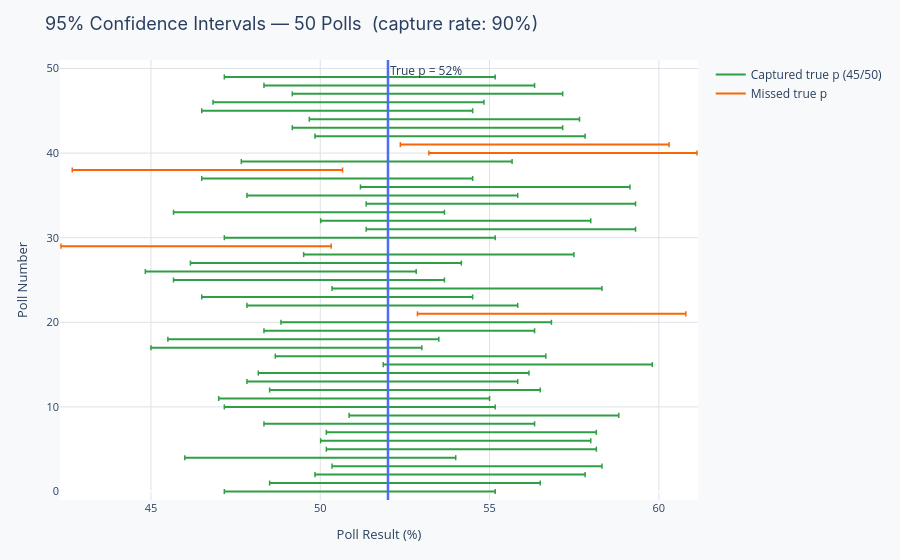

The notebook cell this image was saved under:
### Markdown cell above
---
## Real-world example: Margin of error in political polling

Every election poll includes a margin of error, that is a confidence interval. A poll reporting "52% ± 3 points at 95% confidence" is saying the true support lies between 49% and 55%, with 95% confidence.

The chart simulates 50 polls of n = 600 voters from a population where true support is 52%. Each horizontal line is one poll's 95% CI. Notice:

- **Notice:** Most intervals contain the true value (52%), but a few miss, roughly 1 in 20, consistent with 95% confidence
- **Notice:** The intervals vary in center (the poll result) and some are entirely above or below the true value, those polls got unlucky
- **Notice:** All intervals have the same width, because n and the confidence level are fixed for every poll

> **Discussion question:** A campaign sees a poll with CI [49.5%, 54.5%] and concludes they are winning. A rival poll shows [47%, 53%]. Are both polls consistent with the same underlying truth? What would you tell the campaign?

### Code cell
np.random.seed(101)

# ── Confidence interval simulation for election polling ───────────────────────
true_p  = 0.52
n_poll  = 600
n_polls = 50
z_star  = 1.96   # 95% CI

polls = np.random.binomial(n_poll, true_p, n_polls) / n_poll
se    = np.sqrt(polls * (1 - polls) / n_poll)
lower = polls - z_star * se
upper = polls + z_star * se
captured = (lower <= true_p) & (upper >= true_p)
capture_rate = captured.mean()

colors = [PALETTE["accent"] if c else PALETTE["secondary"] for c in captured]

fig = go.Figure()
for i, (lo, hi, col) in enumerate(zip(lower, upper, colors)):
    fig.add_shape(type="line", x0=lo*100, x1=hi*100, y0=i, y1=i,
                  line=dict(color=col, width=2))
    fig.add_shape(type="line", x0=lo*100, x1=lo*100, y0=i-0.3, y1=i+0.3,
                  line=dict(color=col, width=1.5))
    fig.add_shape(type="line", x0=hi*100, x1=hi*100, y0=i-0.3, y1=i+0.3,
                  line=dict(color=col, width=1.5))

fig.add_vline(x=true_p*100, line_color=PALETTE["primary"], line_width=2.5,
              annotation_text=f"True p = {true_p*100:.0f}%")
fig.add_trace(go.Scatter(x=[None], y=[None], mode="lines",
    line=dict(color=PALETTE["accent"]), name=f"Captured true p ({captured.sum()}/{n_polls})"))
fig.add_trace(go.Scatter(x=[None], y=[None], mode="lines",
    line=dict(color=PALETTE["secondary"]), name="Missed true p"))

layout = base_layout(
    title=f"95% Confidence Intervals — {n_polls} Polls  (capture rate: {capture_rate:.0%})",
    xaxis_title="Poll Result (%)",
    yaxis_title="Poll Number",
)
layout.update(yaxis=dict(range=[-1, n_polls + 1]))
fig.update_layout(layout)
fig.show()

### Figure 1 — Plotly figure (JSON) as saved in the notebook; plotly's stock layout.template omitted (floating-point values rounded to 4 significant figures)
{"data": [{"line": {"color": "#2F9E44"}, "mode": "lines", "name": "Captured true p (45/50)", "type": "scatter", "x": [null], "y": [null]}, {"line": {"color": "#F76707"}, "mode": "lines", "name": "Missed true p", "type": "scatter", "x": [null], "y": [null]}], "layout": {"annotations": [{"showarrow": false, "text": "True p = 52%", "x": 52, "xanchor": "left", "xref": "x", "y": 1, "yanchor": "top", "yref": "y domain"}], "legend": {"font": {"size": 12}}, "margin": {"b": 60, "l": 60, "r": 30, "t": 60}, "paper_bgcolor": "#F8F9FA", "plot_bgcolor": "#FFFFFF", "shapes": [{"line": {"color": "#2F9E44", "width": 2}, "type": "line", "x0": 47.17, "x1": 55.17, "y0": 0, "y1": 0}, {"line": {"color": "#2F9E44", "width": 1.5}, "type": "line", "x0": 47.17, "x1": 47.17, "y0": -0.3, "y1": 0.3}, {"line": {"color": "#2F9E44", "width": 1.5}, "type": "line", "x0": 55.17, "x1": 55.17, "y0": -0.3, "y1": 0.3}, {"line": {"color": "#2F9E44", "width": 2}, "type": "line", "x0": 48.5, "x1": 56.5, "y0": 1, "y1": 1}, {"line": {"color": "#2F9E44", "width": 1.5}, "type": "line", "x0": 48.5, "x1": 48.5, "y0": 0.7, "y1": 1.3}, {"line": {"color": "#2F9E44", "width": 1.5}, "type": "line", "x0": 56.5, "x1": 56.5, "y0": 0.7, "y1": 1.3}, {"line": {"color": "#2F9E44", "width": 2}, "type": "line", "x0": 49.84, "x1": 57.82, "y0": 2, "y1": 2}, {"line": {"color": "#2F9E44", "width": 1.5}, "type": "line", "x0": 49.84, "x1": 49.84, "y0": 1.7, "y1": 2.3}, {"line": {"color": "#2F9E44", "width": 1.5}, "type": "line", "x0": 57.82, "x1": 57.82, "y0": 1.7, "y1": 2.3}, {"line": {"color": "#2F9E44", "width": 2}, "type": "line", "x0": 50.35, "x1": 58.32, "y0": 3, "y1": 3}, {"line": {"color": "#2F9E44", "width": 1.5}, "type": "line", "x0": 50.35, "x1": 50.35, "y0": 2.7, "y1": 3.3}, {"line": {"color": "#2F9E44", "width": 1.5}, "type": "line", "x0": 58.32, "x1": 58.32, "y0": 2.7, "y1": 3.3}, {"line": {"color": "#2F9E44", "width": 2}, "type": "line", "x0": 46.0, "x1": 54.0, "y0": 4, "y1": 4}, {"line": {"color": "#2F9E44", "width": 1.5}, "type": "line", "x0": 46.0, "x1": 46.0, "y0": 3.7, "y1": 4.3}, {"line": {"color": "#2F9E44", "width": 1.5}, "type": "line", "x0": 54.0, "x1": 54.0, "y0": 3.7, "y1": 4.3}, {"line": {"color": "#2F9E44", "width": 2}, "type": "line", "x0": 50.18, "x1": 58.15, "y0": 5, "y1": 5}, {"line": {"color": "#2F9E44", "width": 1.5}, "type": "line", "x0": 50.18, "x1": 50.18, "y0": 4.7, "y1": 5.3}, {"line": {"color": "#2F9E44", "width": 1.5}, "type": "line", "x0": 58.15, "x1": 58.15, "y0": 4.7, "y1": 5.3}, {"line": {"color": "#2F9E44", "width": 2}, "type": "line", "x0": 50.01, "x1": 57.99, "y0": 6, "y1": 6}, {"line": {"color": "#2F9E44", "width": 1.5}, "type": "line", "x0": 50.01, "x1": 50.01, "y0": 5.7, "y1": 6.3}, {"line": {"color": "#2F9E44", "width": 1.5}, "type": "line", "x0": 57.99, "x1": 57.99, "y0": 5.7, "y1": 6.3}, {"line": {"color": "#2F9E44", "width": 2}, "type": "line", "x0": 50.18, "x1": 58.15, "y0": 7, "y1": 7}, {"line": {"color": "#2F9E44", "width": 1.5}, "type": "line", "x0": 50.18, "x1": 50.18, "y0": 6.7, "y1": 7.3}, {"line": {"color": "#2F9E44", "width": 1.5}, "type": "line", "x0": 58.15, "x1": 58.15, "y0": 6.7, "y1": 7.3}, {"line": {"color": "#2F9E44", "width": 2}, "type": "line", "x0": 48.34, "x1": 56.33, "y0": 8, "y1": 8}, {"line": {"color": "#2F9E44", "width": 1.5}, "type": "line", "x0": 48.34, "x1": 48.34, "y0": 7.7, "y1": 8.3}, {"line": {"color": "#2F9E44", "width": 1.5}, "type": "line", "x0": 56.33, "x1": 56.33, "y0": 7.7, "y1": 8.3}, {"line": {"color": "#2F9E44", "width": 2}, "type": "line", "x0": 50.85, "x1": 58.82, "y0": 9, "y1": 9}, {"line": {"color": "#2F9E44", "width": 1.5}, "type": "line", "x0": 50.85, "x1": 50.85, "y0": 8.7, "y1": 9.3}, {"line": {"color": "#2F9E44", "width": 1.5}, "type": "line", "x0": 58.82, "x1": 58.82, "y0": 8.7, "y1": 9.3}, {"line": {"color": "#2F9E44", "width": 2}, "type": "line", "x0": 47.17, "x1": 55.17, "y0": 10, "y1": 10}, {"line": {"color": "#2F9E44", "width": 1.5}, "type": "line", "x0": 47.17, "x1": 47.17, "y0": 9.7, "y1": 10.3}, {"line": {"color": "#2F9E44", "width": 1.5}, "type": "line", "x0": 55.17, "x1": 55.17, "y0": 9.7, "y1": 10.3}, {"line": {"color": "#2F9E44", "width": 2}, "type": "line", "x0": 47.0, "x1": 55.0, "y0": 11, "y1": 11}, {"line": {"color": "#2F9E44", "width": 1.5}, "type": "line", "x0": 47.0, "x1": 47.0, "y0": 10.7, "y1": 11.3}, {"line": {"color": "#2F9E44", "width": 1.5}, "type": "line", "x0": 55.0, "x1": 55.0, "y0": 10.7, "y1": 11.3}, {"line": {"color": "#2F9E44", "width": 2}, "type": "line", "x0": 48.5, "x1": 56.5, "y0": 12, "y1": 12}, {"line": {"color": "#2F9E44", "width": 1.5}, "type": "line", "x0": 48.5, "x1": 48.5, "y0": 11.7, "y1": 12.3}, {"line": {"color": "#2F9E44", "width": 1.5}, "type": "line", "x0": 56.5, "x1": 56.5, "y0": 11.7, "y1": 12.3}, {"line": {"color": "#2F9E44", "width": 2}, "type": "line", "x0": 47.84, "x1": 55.83, "y0": 13, "y1": 13}, {"line": {"color": "#2F9E44", "width": 1.5}, "type": "line", "x0": 47.84, "x1": 47.84, "y0": 12.7, "y1": 13.3}, {"line": {"color": "#2F9E44", "width": 1.5}, "type": "line", "x0": 55.83, "x1": 55.83, "y0": 12.7, "y1": 13.3}, {"line": {"color": "#2F9E44", "width": 2}, "type": "line", "x0": 48.17, "x1": 56.16, "y0": 14, "y1": 14}, {"line": {"color": "#2F9E44", "width": 1.5}, "type": "line", "x0": 48.17, "x1": 48.17, "y0": 13.7, "y1": 14.3}, {"line": {"color": "#2F9E44", "width": 1.5}, "type": "line", "x0": 56.16, "x1": 56.16, "y0": 13.7, "y1": 14.3}, {"line": {"color": "#2F9E44", "width": 2}, "type": "line", "x0": 51.86, "x1": 59.81, "y0": 15, "y1": 15}, {"line": {"color": "#2F9E44", "width": 1.5}, "type": "line", "x0": 51.86, "x1": 51.86, "y0": 14.7, "y1": 15.3}, {"line": {"color": "#2F9E44", "width": 1.5}, "type": "line", "x0": 59.81, "x1": 59.81, "y0": 14.7, "y1": 15.3}, {"line": {"color": "#2F9E44", "width": 2}, "type": "line", "x0": 48.67, "x1": 56.66, "y0": 16, "y1": 16}, {"line": {"color": "#2F9E44", "width": 1.5}, "type": "line", "x0": 48.67, "x1": 48.67, "y0": 15.7, "y1": 16.3}, {"line": {"color": "#2F9E44", "width": 1.5}, "type": "line", "x0": 56.66, "x1": 56.66, "y0": 15.7, "y1": 16.3}, {"line": {"color": "#2F9E44", "width": 2}, "type": "line", "x0": 45.0, "x1": 53.0, "y0": 17, "y1": 17}, {"line": {"color": "#2F9E44", "width": 1.5}, "type": "line", "x0": 45.0, "x1": 45.0, "y0": 16.7, "y1": 17.3}, {"line": {"color": "#2F9E44", "width": 1.5}, "type": "line", "x0": 53.0, "x1": 53.0, "y0": 16.7, "y1": 17.3}, {"line": {"color": "#2F9E44", "width": 2}, "type": "line", "x0": 45.5, "x1": 53.5, "y0": 18, "y1": 18}, {"line": {"color": "#2F9E44", "width": 1.5}, "type": "line", "x0": 45.5, "x1": 45.5, "y0": 17.7, "y1": 18.3}, {"line": {"color": "#2F9E44", "width": 1.5}, "type": "line", "x0": 53.5, "x1": 53.5, "y0": 17.7, "y1": 18.3}, {"line": {"color": "#2F9E44", "width": 2}, "type": "line", "x0": 48.34, "x1": 56.33, "y0": 19, "y1": 19}, {"line": {"color": "#2F9E44", "width": 1.5}, "type": "line", "x0": 48.34, "x1": 48.34, "y0": 18.7, "y1": 19.3}, {"line": {"color": "#2F9E44", "width": 1.5}, "type": "line", "x0": 56.33, "x1": 56.33, "y0": 18.7, "y1": 19.3}, {"line": {"color": "#2F9E44", "width": 2}, "type": "line", "x0": 48.84, "x1": 56.83, "y0": 20, "y1": 20}, {"line": {"color": "#2F9E44", "width": 1.5}, "type": "line", "x0": 48.84, "x1": 48.84, "y0": 19.7, "y1": 20.3}, {"line": {"color": "#2F9E44", "width": 1.5}, "type": "line", "x0": 56.83, "x1": 56.83, "y0": 19.7, "y1": 20.3}, {"line": {"color": "#F76707", "width": 2}, "type": "line", "x0": 52.87, "x1": 60.8, "y0": 21, "y1": 21}, {"line": {"color": "#F76707", "width": 1.5}, "type": "line", "x0": 52.87, "x1": 52.87, "y0": 20.7, "y1": 21.3}, {"line": {"color": "#F76707", "width": 1.5}, "type": "line", "x0": 60.8, "x1": 60.8, "y0": 20.7, "y1": 21.3}, {"line": {"color": "#2F9E44", "width": 2}, "type": "line", "x0": 47.84, "x1": 55.83, "y0": 22, "y1": 22}, {"line": {"color": "#2F9E44", "width": 1.5}, "type": "line", "x0": 47.84, "x1": 47.84, "y0": 21.7, "y1": 22.3}, {"line": {"color": "#2F9E44", "width": 1.5}, "type": "line", "x0": 55.83, "x1": 55.83, "y0": 21.7, "y1": 22.3}, {"line": {"color": "#2F9E44", "width": 2}, "type": "line", "x0": 46.5, "x1": 54.5, "y0": 23, "y1": 23}, {"line": {"color": "#2F9E44", "width": 1.5}, "type": "line", "x0": 46.5, "x1": 46.5, "y0": 22.7, "y1": 23.3}, {"line": {"color": "#2F9E44", "width": 1.5}, "type": "line", "x0": 54.5, "x1": 54.5, "y0": 22.7, "y1": 23.3}, {"line": {"color": "#2F9E44", "width": 2}, "type": "line", "x0": 50.35, "x1": 58.32, "y0": 24, "y1": 24}, {"line": {"color": "#2F9E44", "width": 1.5}, "type": "line", "x0": 50.35, "x1": 50.35, "y0": 23.7, "y1": 24.3}, {"line": {"color": "#2F9E44", "width": 1.5}, "type": "line", "x0": 58.32, "x1": 58.32, "y0": 23.7, "y1": 24.3}, {"line": {"color": "#2F9E44", "width": 2}, "type": "line", "x0": 45.67, "x1": 53.67, "y0": 25, "y1": 25}, {"line": {"color": "#2F9E44", "width": 1.5}, "type": "line", "x0": 45.67, "x1": 45.67, "y0": 24.7, "y1": 25.3}, {"line": {"color": "#2F9E44", "width": 1.5}, "type": "line", "x0": 53.67, "x1": 53.67, "y0": 24.7, "y1": 25.3}, {"line": {"color": "#2F9E44", "width": 2}, "type": "line", "x0": 44.83, "x1": 52.83, "y0": 26, "y1": 26}, {"line": {"color": "#2F9E44", "width": 1.5}, "type": "line", "x0": 44.83, "x1": 44.83, "y0": 25.7, "y1": 26.3}, {"line": {"color": "#2F9E44", "width": 1.5}, "type": "line", "x0": 52.83, "x1": 52.83, "y0": 25.7, "y1": 26.3}, {"line": {"color": "#2F9E44", "width": 2}, "type": "line", "x0": 46.17, "x1": 54.17, "y0": 27, "y1": 27}, {"line": {"color": "#2F9E44", "width": 1.5}, "type": "line", "x0": 46.17, "x1": 46.17, "y0": 26.7, "y1": 27.3}, {"line": {"color": "#2F9E44", "width": 1.5}, "type": "line", "x0": 54.17, "x1": 54.17, "y0": 26.7, "y1": 27.3}, {"line": {"color": "#2F9E44", "width": 2}, "type": "line", "x0": 49.51, "x1": 57.49, "y0": 28, "y1": 28}, {"line": {"color": "#2F9E44", "width": 1.5}, "type": "line", "x0": 49.51, "x1": 49.51, "y0": 27.7, "y1": 28.3}, {"line": {"color": "#2F9E44", "width": 1.5}, "type": "line", "x0": 57.49, "x1": 57.49, "y0": 27.7, "y1": 28.3}, {"line": {"color": "#F76707", "width": 2}, "type": "line", "x0": 42.34, "x1": 50.32, "y0": 29, "y1": 29}, {"line": {"color": "#F76707", "width": 1.5}, "type": "line", "x0": 42.34, "x1": 42.34, "y0": 28.7, "y1": 29.3}, {"line": {"color": "#F76707", "width": 1.5}, "type": "line", "x0": 50.32, "x1": 50.32, "y0": 28.7, "y1": 29.3}, {"line": {"color": "#2F9E44", "width": 2}, "type": "line", "x0": 47.17, "x1": 55.17, "y0": 30, "y1": 30}, {"line": {"color": "#2F9E44", "width": 1.5}, "type": "line", "x0": 47.17, "x1": 47.17, "y0": 29.7, "y1": 30.3}, {"line": {"color": "#2F9E44", "width": 1.5}, "type": "line", "x0": 55.17, "x1": 55.17, "y0": 29.7, "y1": 30.3}, {"line": {"color": "#2F9E44", "width": 2}, "type": "line", "x0": 51.36, "x1": 59.31, "y0": 31, "y1": 31}, {"line": {"color": "#2F9E44", "width": 1.5}, "type": "line", "x0": 51.36, "x1": 51.36, "y0": 30.7, "y1": 31.3}, {"line": {"color": "#2F9E44", "width": 1.5}, "type": "line", "x0": 59.31, "x1": 59.31, "y0": 30.7, "y1": 31.3}, {"line": {"color": "#2F9E44", "width": 2}, "type": "line", "x0": 50.01, "x1": 57.99, "y0": 32, "y1": 32}, {"line": {"color": "#2F9E44", "width": 1.5}, "type": "line", "x0": 50.01, "x1": 50.01, "y0": 31.7, "y1": 32.3}, {"line": {"color": "#2F9E44", "width": 1.5}, "type": "line", "x0": 57.99, "x1": 57.99, "y0": 31.7, "y1": 32.3}, {"line": {"color": "#2F9E44", "width": 2}, "type": "line", "x0": 45.67, "x1": 53.67, "y0": 33, "y1": 33}, {"line": {"color": "#2F9E44", "width": 1.5}, "type": "line", "x0": 45.67, "x1": 45.67, "y0": 32.7, "y1": 33.3}, {"line": {"color": "#2F9E44", "width": 1.5}, "type": "line", "x0": 53.67, "x1": 53.67, "y0": 32.7, "y1": 33.3}, {"line": {"color": "#2F9E44", "width": 2}, "type": "line", "x0": 51.36, "x1": 59.31, "y0": 34, "y1": 34}, {"line": {"color": "#2F9E44", "width": 1.5}, "type": "line", "x0": 51.36, "x1": 51.36, "y0": 33.7, "y1": 34.3}, {"line": {"color": "#2F9E44", "width": 1.5}, "type": "line", "x0": 59.31, "x1": 59.31, "y0": 33.7, "y1": 34.3}, {"line": {"color": "#2F9E44", "width": 2}, "type": "line", "x0": 47.84, "x1": 55.83, "y0": 35, "y1": 35}, {"line": {"color": "#2F9E44", "width": 1.5}, "type": "line", "x0": 47.84, "x1": 47.84, "y0": 34.7, "y1": 35.3}, {"line": {"color": "#2F9E44", "width": 1.5}, "type": "line", "x0": 55.83, "x1": 55.83, "y0": 34.7, "y1": 35.3}, {"line": {"color": "#2F9E44", "width": 2}, "type": "line", "x0": 51.19, "x1": 59.15, "y0": 36, "y1": 36}, {"line": {"color": "#2F9E44", "width": 1.5}, "type": "line", "x0": 51.19, "x1": 51.19, "y0": 35.7, "y1": 36.3}, {"line": {"color": "#2F9E44", "width": 1.5}, "type": "line", "x0": 59.15, "x1": 59.15, "y0": 35.7, "y1": 36.3}, {"line": {"color": "#2F9E44", "width": 2}, "type": "line", "x0": 46.5, "x1": 54.5, "y0": 37, "y1": 37}, {"line": {"color": "#2F9E44", "width": 1.5}, "type": "line", "x0": 46.5, "x1": 46.5, "y0": 36.7, "y1": 37.3}, {"line": {"color": "#2F9E44", "width": 1.5}, "type": "line", "x0": 54.5, "x1": 54.5, "y0": 36.7, "y1": 37.3}, {"line": {"color": "#F76707", "width": 2}, "type": "line", "x0": 42.67, "x1": 50.66, "y0": 38, "y1": 38}, {"line": {"color": "#F76707", "width": 1.5}, "type": "line", "x0": 42.67, "x1": 42.67, "y0": 37.7, "y1": 38.3}, {"line": {"color": "#F76707", "width": 1.5}, "type": "line", "x0": 50.66, "x1": 50.66, "y0": 37.7, "y1": 38.3}, {"line": {"color": "#2F9E44", "width": 2}, "type": "line", "x0": 47.67, "x1": 55.67, "y0": 39, "y1": 39}, {"line": {"color": "#2F9E44", "width": 1.5}, "type": "line", "x0": 47.67, "x1": 47.67, "y0": 38.7, "y1": 39.3}, {"line": {"color": "#2F9E44", "width": 1.5}, "type": "line", "x0": 55.67, "x1": 55.67, "y0": 38.7, "y1": 39.3}, {"line": {"color": "#F76707", "width": 2}, "type": "line", "x0": 53.21, "x1": 61.13, "y0": 40, "y1": 40}, {"line": {"color": "#F76707", "width": 1.5}, "type": "line", "x0": 53.21, "x1": 53.21, "y0": 39.7, "y1": 40.3}, {"line": {"color": "#F76707", "width": 1.5}, "type": "line", "x0": 61.13, "x1": 61.13, "y0": 39.7, "y1": 40.3}, {"line": {"color": "#F76707", "width": 2}, "type": "line", "x0": 52.36, "x1": 60.3, "y0": 41, "y1": 41}, {"line": {"color": "#F76707", "width": 1.5}, "type": "line", "x0": 52.36, "x1": 52.36, "y0": 40.7, "y1": 41.3}, {"line": {"color": "#F76707", "width": 1.5}, "type": "line", "x0": 60.3, "x1": 60.3, "y0": 40.7, "y1": 41.3}, {"line": {"color": "#2F9E44", "width": 2}, "type": "line", "x0": 49.84, "x1": 57.82, "y0": 42, "y1": 42}, {"line": {"color": "#2F9E44", "width": 1.5}, "type": "line", "x0": 49.84, "x1": 49.84, "y0": 41.7, "y1": 42.3}, {"line": {"color": "#2F9E44", "width": 1.5}, "type": "line", "x0": 57.82, "x1": 57.82, "y0": 41.7, "y1": 42.3}, {"line": {"color": "#2F9E44", "width": 2}, "type": "line", "x0": 49.17, "x1": 57.16, "y0": 43, "y1": 43}, {"line": {"color": "#2F9E44", "width": 1.5}, "type": "line", "x0": 49.17, "x1": 49.17, "y0": 42.7, "y1": 43.3}, {"line": {"color": "#2F9E44", "width": 1.5}, "type": "line", "x0": 57.16, "x1": 57.16, "y0": 42.7, "y1": 43.3}, {"line": {"color": "#2F9E44", "width": 2}, "type": "line", "x0": 49.68, "x1": 57.66, "y0": 44, "y1": 44}, {"line": {"color": "#2F9E44", "width": 1.5}, "type": "line", "x0": 49.68, "x1": 49.68, "y0": 43.7, "y1": 44.3}, {"line": {"color": "#2F9E44", "width": 1.5}, "type": "line", "x0": 57.66, "x1": 57.66, "y0": 43.7, "y1": 44.3}, {"line": {"color": "#2F9E44", "width": 2}, "type": "line", "x0": 46.5, "x1": 54.5, "y0": 45, "y1": 45}, {"line": {"color": "#2F9E44", "width": 1.5}, "type": "line", "x0": 46.5, "x1": 46.5, "y0": 44.7, "y1": 45.3}, {"line": {"color": "#2F9E44", "width": 1.5}, "type": "line", "x0": 54.5, "x1": 54.5, "y0": 44.7, "y1": 45.3}, {"line": {"color": "#2F9E44", "width": 2}, "type": "line", "x0": 46.83, "x1": 54.83, "y0": 46, "y1": 46}, {"line": {"color": "#2F9E44", "width": 1.5}, "type": "line", "x0": 46.83, "x1": 46.83, "y0": 45.7, "y1": 46.3}, {"line": {"color": "#2F9E44", "width": 1.5}, "type": "line", "x0": 54.83, "x1": 54.83, "y0": 45.7, "y1": 46.3}, {"line": {"color": "#2F9E44", "width": 2}, "type": "line", "x0": 49.17, "x1": 57.16, "y0": 47, "y1": 47}, {"line": {"color": "#2F9E44", "width": 1.5}, "type": "line", "x0": 49.17, "x1": 49.17, "y0": 46.7, "y1": 47.3}, {"line": {"color": "#2F9E44", "width": 1.5}, "type": "line", "x0": 57.16, "x1": 57.16, "y0": 46.7, "y1": 47.3}, {"line": {"color": "#2F9E44", "width": 2}, "type": "line", "x0": 48.34, "x1": 56.33, "y0": 48, "y1": 48}, {"line": {"color": "#2F9E44", "width": 1.5}, "type": "line", "x0": 48.34, "x1": 48.34, "y0": 47.7, "y1": 48.3}, {"line": {"color": "#2F9E44", "width": 1.5}, "type": "line", "x0": 56.33, "x1": 56.33, "y0": 47.7, "y1": 48.3}, {"line": {"color": "#2F9E44", "width": 2}, "type": "line", "x0": 47.17, "x1": 55.17, "y0": 49, "y1": 49}, {"line": {"color": "#2F9E44", "width": 1.5}, "type": "line", "x0": 47.17, "x1": 47.17, "y0": 48.7, "y1": 49.3}, {"line": {"color": "#2F9E44", "width": 1.5}, "type": "line", "x0": 55.17, "x1": 55.17, "y0": 48.7, "y1": 49.3}, {"line": {"color": "#4C6EF5", "width": 2.5}, "type": "line", "x0": 52, "x1": 52, "xref": "x", "y0": 0, "y1": 1, "yref": "y domain"}], "title": {"font": {"family": "Inter, Arial, sans-serif", "size": 18}, "text": "95% Confidence Intervals — 50 Polls  (capture rate: 90%)"}, "xaxis": {"gridcolor": "#DEE2E6", "tickfont": {"size": 11}, "title": {"font": {"size": 13}, "text": "Poll Result (%)"}}, "yaxis": {"gridcolor": "#DEE2E6", "range": [-1, 51], "tickfont": {"size": 11}, "title": {"font": {"size": 13}, "text": "Poll Number"}}}}
